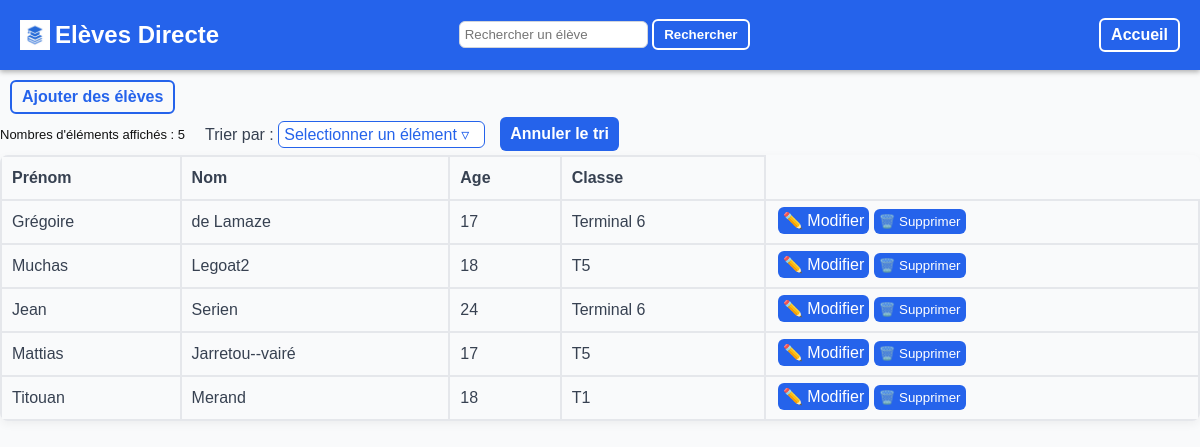
/eleve/liste, run on the app's committed database.
### tables this page shows
CREATE TABLE Eleve (
    Id INTEGER PRIMARY KEY AUTOINCREMENT,
    Prenom TEXT NOT NULL,
    Nom TEXT NOT NULL,
    Date_de_Naissance DATE NOT NULL,
    Id_Classe INTEGER,
    FOREIGN KEY (Id_Classe)
        REFERENCES Classe(Id)
        ON DELETE CASCADE
        ON UPDATE CASCADE
    );

CREATE TABLE Classe (
    Id INTEGER PRIMARY KEY AUTOINCREMENT,
    Nom TEXT NOT NULL,
    Nom_Lycee TEXT NOT NULL,
    Id_Professeur INTEGER NOT NULL, 
    FOREIGN KEY (Id_Professeur)
        REFERENCES Professeur(Id)
        ON DELETE CASCADE
        ON UPDATE CASCADE
    );

### Backend.py (the view, shortened to what this page needs)
@app.route('/eleve/liste', methods=["POST","GET"])
def liste_eleve():
    colonnes=[]
    for i in range(len(colonnes_eleve)):
        colonnes.append(colonnes_eleve[i].copy())
    colonnes[2]["titre"]="Age"
    colonnes=tuple(colonnes)
    return render_template('liste.html', valeurs=remplacer_elements("Eleve", execute_sql("SELECT * FROM Eleve")), colonnes=colonnes, infos= {"element" : "élève","URL_ajout": "/eleve/ajout", "titre": "Ajouter des élèves", "ajout_boutton": "Ajouter des élèves","URL_update": "/eleve/update" })

### Backend.py (called while the page is built, shortened)
def execute_sql(commande, argument=()):
    conn = sqlite3.connect(DB_NAME)
    c = conn.cursor()
    c.execute(commande, argument)
    valeurs = c.fetchall()
    conn.commit()
    conn.close()
    return valeurs

def convert_en_dico(donnes):
    dico={}
    for i in donnes:
        dico[i[0]]=i
    return dico

def calculer_age(date_de_naissance_):
    date_de_naissance=datetime.strptime(date_de_naissance_, "%Y-%m-%d").date()
    aujourd_hui = datetime.now().date()
    annees = aujourd_hui.year - date_de_naissance.year
    if (aujourd_hui.month, aujourd_hui.day) < (date_de_naissance.month, date_de_naissance.day):
        annees -= 1
    return annees

def remplacer_elements(element, donnes):
    print(donnes)
    for i in donnes:
        d=donnes.pop(0)
        donnes.append(list(d))
    if element=="Matiere" or element=="Classe":
        profs=convert_en_dico(execute_sql("SELECT * FROM Professeur"))
        for i in donnes:
            i[3]=profs[i[3]][1]+" "+profs[i[3]][2]
    if element=="Eleve":
        classes=convert_en_dico(execute_sql("SELECT * FROM Classe"))
        for i in donnes:
            i[4]=classes[i[4]][1]
            i[3]=calculer_age(i[3])
    for i in donnes:
        d=donnes.pop(0)
        donnes.append(tuple(d))
    return donnes

### templates/liste.html (shortened to what this page needs)
<!DOCTYPE html>
<html lang="fr">
<head>
    <link rel="stylesheet" href="../static/styles.css">
</head>
<body>
    {% include "composants/topbar.html" %}
   <a class="back_button" href='{{infos["URL_ajout"]}}'>{{infos["ajout_boutton"]}}</a>
        <div class="haut_tableau">
            <p id="compteur_text" class="compteur">Nombres d'éléments affichés : <span id="compteur"></span></p>
            <div class="dropdown" id="dropdown">
                <label for="dropdown">Trier par : </label>
                <div class="dropdown-button" onclick="toggleMenu()">Selectionner un élément &#9663;
                </div>
            </div>
            <a href='{{infos["URL_actuelle"]}}' class="annuler-button">Annuler le tri</a>
        </div>
    <table>
        <tr>
        {% for c in colonnes %}
            <th>{{ c["titre"] }}</th>
        {% endfor %}
        </tr>
        {% for v in valeurs %}
        <tr>
            {% for c in colonnes %}
            <td>{{v[c["order"]]}}</td>
            {% endfor %}
            <td class="button_case">
                <form class="actions-buttons-form" method="POST">
                    <a href="{{ infos['URL_update']}}?id={{ v[0] }}">✏️ Modifier</a>
                    <button type="submit">🗑️ Supprimer</button>
                </form>
            </td>
        </tr>
        {% endfor %}
    </table>
</body>
</html>

### templates/composants/topbar.html (shortened to what this page needs)
<div class="topbar">
        <a class="logo" href="/">
        <img src="../static/icon.png" alt="">
        <h2>Elèves Directe</h2>
        </a>
        <form >
            <input type="text" name="recherche" placeholder="Rechercher un {{infos['element']}}" value="{{ recherche }}">
        <button type="submit">Rechercher</button>
    </form>
    <nav>
        <a href='/' class="ajout_button"  >Accueil</a>
    </nav>
    </div>

### static/styles.css (style rules this page uses)
body { font-family: Arial, sans-serif; background-color: #f9fafb; color: #2563eb; margin: 0; }
.ajout_button { display: inline-block; border: 2px solid white; border-radius: 6px; padding: 6px 10px; text-decoration: none; font-weight: bold; color: white; cursor: pointer; }
table { width : 100%; box-shadow: 0 3px 10px rgba(0,0,0,0.05); border-collapse: collapse; border-radius: 8px; overflow: hidden; }
th, td { border: 2px solid #e5e7eb; overflow: hidden; text-align: left; color: #374151; padding: 12px 10px; }
input { color: #000000; padding: 5px; border : 1px solid #d1d5db; outline: none; transition: border-color 0.2s; border-radius: 6px; cursor: text; }
label { color: #374151; }
.button_case { padding: 1px; gap: 10px; align-items: center; width:min-content; }
.button_case button { background-color: #2563eb; color : white; border: none; padding: 5px; border-radius: 6px; cursor: pointer; }
.button_case a { background-color: #2563eb; color : white; border: none; padding: 5px; border-radius: 6px; cursor: pointer; text-decoration: none; }
.back_button { display: inline-block; border: 2px solid #2563eb; border-radius: 6px; padding: 6px 10px; text-decoration: none; font-weight: bold; color: #2563eb; cursor: pointer; margin-top: 10px; margin-left: 10px; }
.actions-buttons-form { padding: 1px; gap: 10px; align-items: center; margin-left: 10px; }
.topbar { background-color: #2563eb; color: white; display: flex; justify-content: space-between; align-items: center; padding: 1px 20px; box-shadow: 0 2px 5px rgba(0, 0, 0, 0.3); }
.topbar button { display: inline-block; border: 2px solid white; border-radius: 6px; padding: 6px 10px; text-decoration: none; font-weight: bold; color: white; background-color: #2563eb; cursor: pointer; }
.topbar form { align-content: center; }
.topbar img { width: 30px; height: 30px; margin-right: 5px; }
.topbar nav { margin-left: 110px; }
.logo { display: flex; align-items: center; text-decoration: none; color: white; }
.dropdown-button { display: inline-block; border: 1px solid #2563eb; border-radius: 6px; padding: 3px 5px; color: #2563eb; background-color: white; margin-right: 5px; cursor: pointer; width: 195px; }
.dropdown { position: relative; display: inline-block; margin-left: 20px; }
.compteur { color: #111; font-size: small; }
.haut_tableau { display: flex; align-items: center; margin: 0; }
.annuler-button { background-color: #2563eb; color : white; border: none; padding: 8px 10px; border-radius: 6px; cursor: pointer; font-weight: bold; cursor: pointer; text-decoration: none; margin-left: 10px ; }

### data on the page
Eleve: Prenom "Grégoire" "de Lamaze"
Classe: Nom "Terminal 6" "Terminal 6"
Eleve: Prenom "Muchas" "Legoat2"
Classe: Nom "T5" "T5"
Eleve: Prenom "Jean" "Serien"
Eleve: Prenom "Mattias" "Jarretou--vairé"
Eleve: Prenom "Titouan" "Merand"
Classe: Nom "T1"

### other printed values
{{ infos["ajout_boutton"] }} "Ajouter des élèves"
{{ c["titre"] }} "Prénom" "Nom" "Age" "Classe"
{{ v[c["order"]] }} "17" "18" "24" "17" "18"
